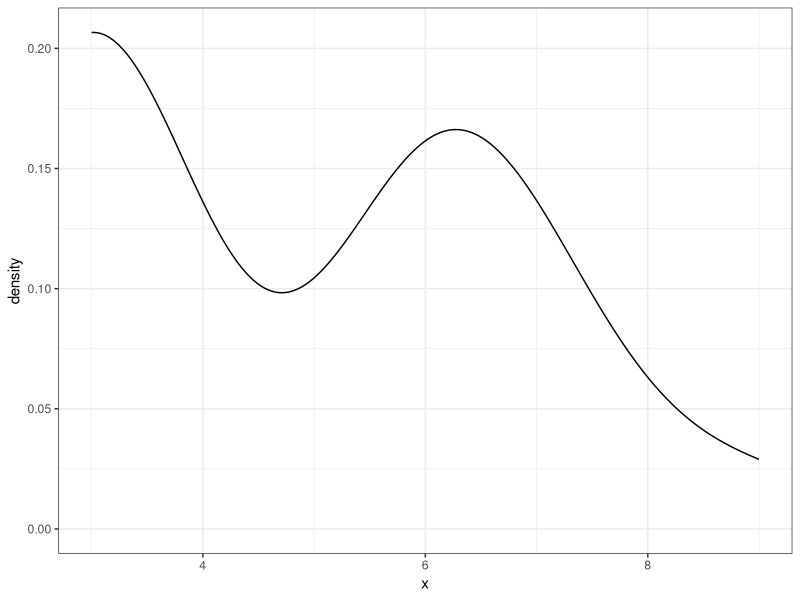
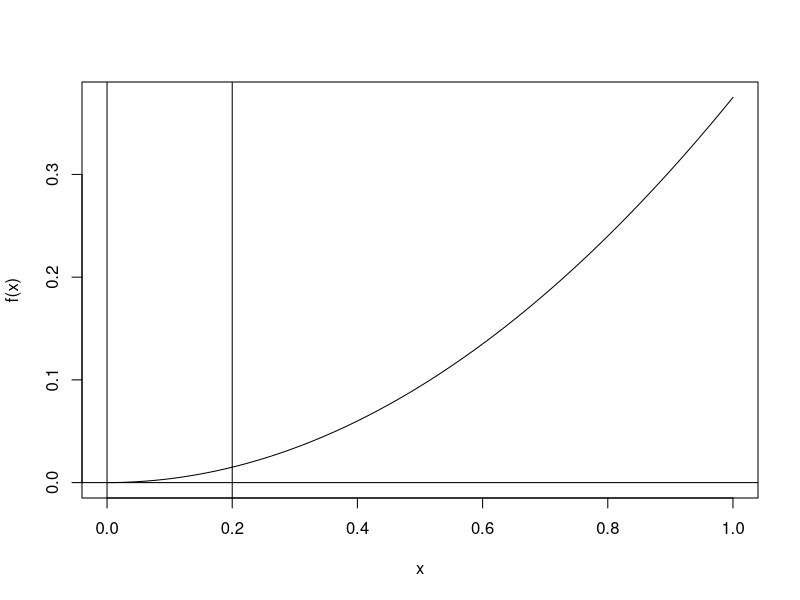
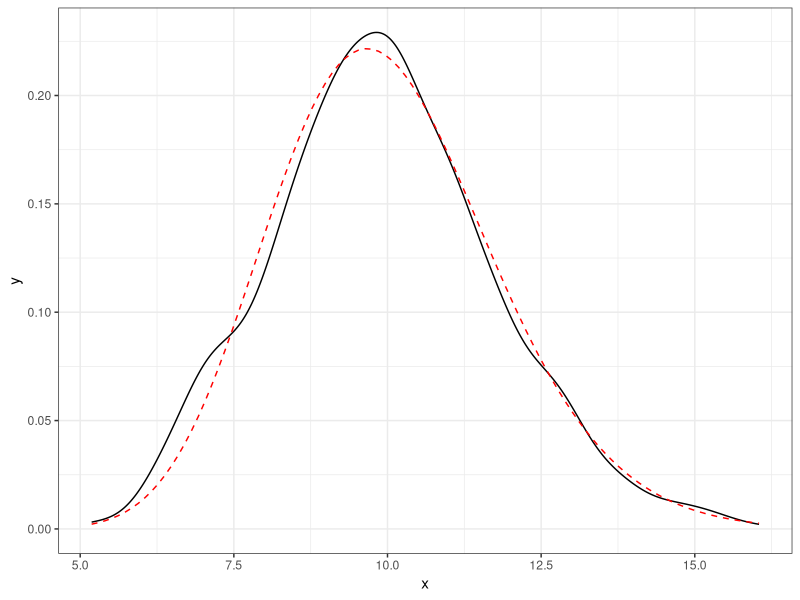
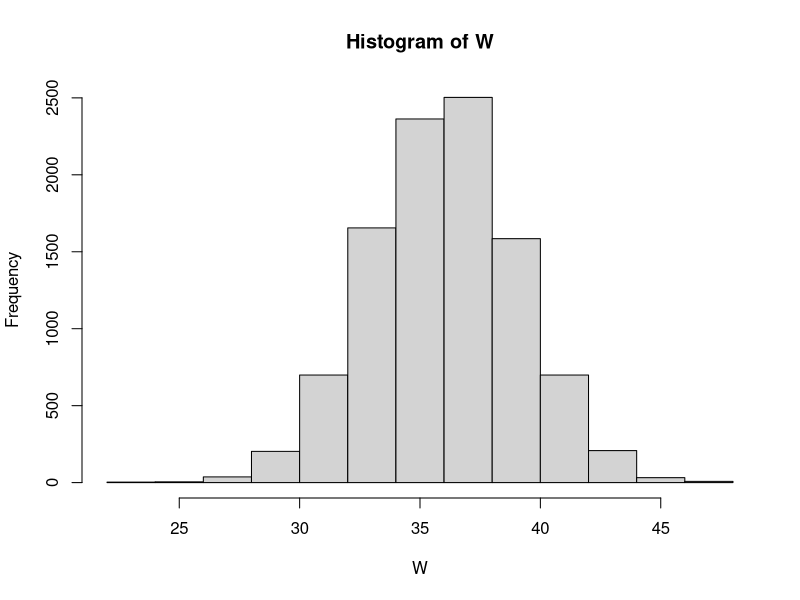
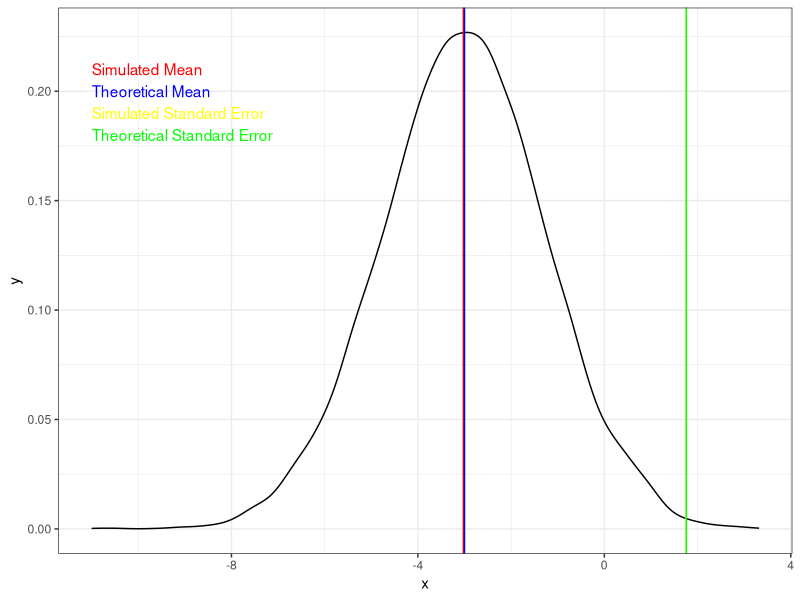
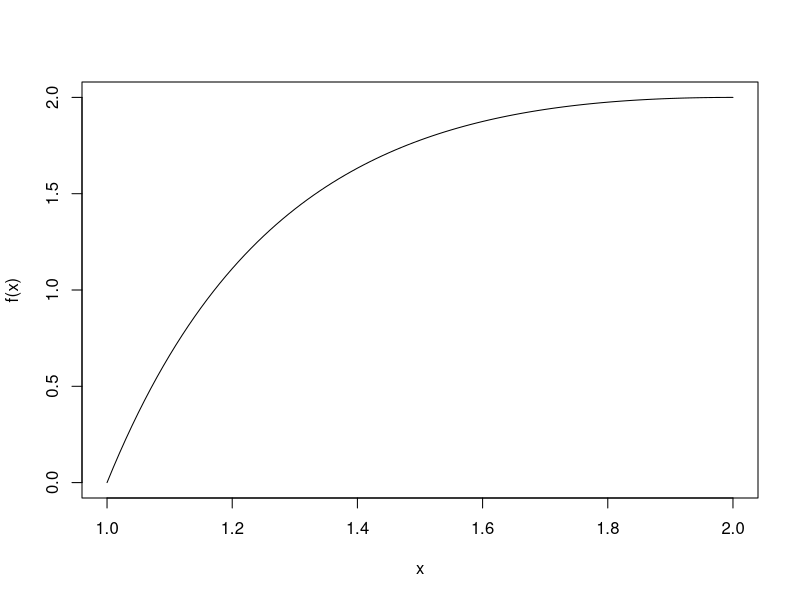

The R script that drew these images, in order:
## ---- chunk 1
library(ggplot2)
library(lattice)
## ---- chunk 2
Population <- c(3, 6, 7, 9, 11, 14)
MIN <- apply(combn(Population, 3), 2, min)
MIN
mean(MIN)  # mean of the sampling distribution
# This statistic is an estimate of the population Min (3).
ggplot(data = data.frame(x = MIN), aes(x = x)) + geom_density() + theme_bw()
## ---- chunk 3
f <- function(x){3*x^2/8}
integrate(f, 0, 2)$value # must be 1 for it to be a valid pdf
integrate(f, 0, 1/5)$value

curve(f)
abline(v=0)
abline(v=1/5)
abline(h=0)
## ---- chunk 4
set.seed(13)
sims <- 1000
xbar <- numeric(sims)
for(i in 1:sims){
  xbar[i] <- mean(rexp(30, 1/10))
}
mean(xbar)
mean(xbar >= 12)
library(ggplot2)
ggplot(data = data.frame(x = xbar), aes(x = x)) + geom_density() + theme_bw() + stat_function(fun = dgamma, args = list(30*1, 30/10), lty = "dashed", color = "red")
## ---- chunk 5
set.seed(13)
sims <- 10000
xbar <- numeric(sims)
ybar <- numeric(sims)
for(i in 1:sims){
  xbar[i] <- mean(rnorm(10, 20, 8))
  ybar[i] <- mean(rnorm(15, 16, 7))
}
W <- xbar + ybar
hist(W)
mean(W)  # close to 36
sd(W)    # close to 3.11
mean(W < 40)
foo <- sqrt(8^2/10 + 7^2/15)
# Exact answer
pnorm(40, 36, foo)

## ---- chunk 6
set.seed(13)
sims <- 10000
xbar <- numeric(sims)
ybar <- numeric(sims)
for(i in 1:sims){
  xbar[i] <- mean(rnorm(9, 7, 3))
  ybar[i] <- mean(rnorm(12, 10, 5))
}
W <- xbar - ybar
ggplot(data = data.frame(x = W), aes(x = x)) + geom_density() + theme_bw() + geom_vline(xintercept = mean(W), color="red") + geom_vline(xintercept=-3, color="blue") + geom_vline(xintercept=sd(W), color="yellow") + geom_vline(xintercept=1.76, color="green") + annotate("text",x=-11,y=c(.21,.2,.19,.18),label=c("Simulated Mean","Theoretical Mean", "Simulated Standard Error", "Theoretical Standard Error"),hjust=0,color=c("red", "blue", "yellow", "green"))
mean(W)  # close to -3
sd(W)    # close to 1.76
mean(W < -1.5)
# Exact answer
pnorm(-1.5, -3, sqrt(3^2/9 + 5^2/12))
## ---- chunk 7
set.seed(13)
sims <- 10000
WE2 <- numeric(sims)
WE4 <- numeric(sims)
WE5 <- numeric(sims)

for (i in 1:sims) {
  WE2[i] <- sum(rnorm(2)^2)
  WE4[i] <- sum(rnorm(4)^2)
  WE5[i] <- sum(rnorm(5)^2)
}

mean(WE2)
mean(WE4)
mean(WE5)
var(WE2)
var(WE4)
var(WE5)
## ---- chunk 8
set.seed(13)
sims <- 10000
WE <- numeric(sims)
for(i in 1:sims){
  WE[i] <- sum(rexp(20, 2))
}
mean(WE)
var(WE)
mean(WE <= 10)
## ---- chunk 9
f <- function(x){x * 2*(2 -2/x)^(2-1) * 2/x^2}
curve(f, from=1,to=2)
ans <- integrate(f, 1, 2)$val
